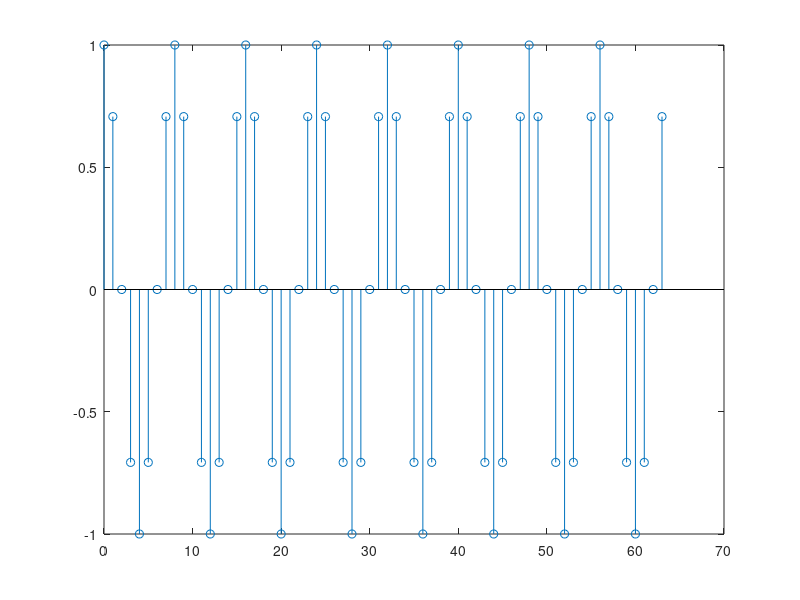

The MATLAB source for this figure:
% fichero FPDS_P1_TEST1.m

close all; 
clear all;

fs = 2^13; % frecuencia de muestreo 
L = 2^6; % numero de muestras
k = 2^9; % valor de k

n = 0:(L-1); % vector de muestras
f1 = 2^10;
N = 2^9;
w1 = 2*pi*f1/fs;
x = cos(w1*n);

% Parte 1: Graficar la señal x

f = figure(1); % muestra de la señal recien calculada
stem(n,x);
